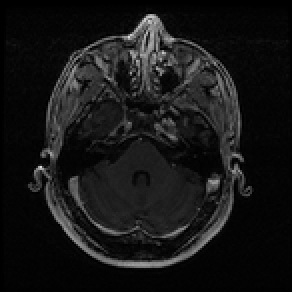
%> input picture HW5/mr1.png, 146 x 146 px, shrunk from 256 x 256 before the run (shown 2 times larger)
$ octave HW5_Problem1_main2.m   (GNU Octave 9; MATLAB toolbox functions it lacks are replaced by stand-ins)
%> lines starting %> are read from the running program, lines starting %| are printed output that depends on the picture
### HW5/joint_h.m
%Pratap Luitel
%ENGS 111
%Pratap Luitel
%
%This function computes and returns a joint histogram from two images
%of same size. The input images should be of type double, else an error
%will be thrown.

function h=joint_h(image_1,image_2)

if ~(isa(image_1,'double') && isa(image_2,'double'))
    error('Input images must be of type double\n');
elseif ((max(image_1(:)) > 1) || (max(image_2(:)) > 1))
    error('Maximum value exceed 1 in image matrix\n');
elseif ((max(image_1(:)) < 0) || (max(image_2(:)) < 0))
    error('Minimum value is less than 0 in image matrix\n');
end


rows=size(image_1,1);
cols=size(image_1,2);

noOfBins=100;

h=zeros(noOfBins,noOfBins);

%bins
bins = 0:(1/noOfBins):1;

%the last bin(11th) includes any number equal to one
%so have all the elements less than 1
image_1(image_1 > 0.95) = 0.95;
image_2(image_2 > 0.95) = 0.95;
%find which bin each element in x falls to
[~,binIndexImg1] = histc(image_1,bins); %image1
[~,binIndexImg2] = histc(image_2,bins); %image2


for i=1:noOfBins;    %  col
  for j=1:noOfBins;   %   rows
    h(binIndexImg1(i,j),binIndexImg2(i,j))=...
        h(binIndexImg1(i,j),binIndexImg2(i,j))+1;
  end
end

### HW5/micomp.m
%Pratap Luitel
%ENGS 111
%HW 5, Problem 1
%
%This function takes two images, computes and returns
%the mutual information based on the joint entropy function
%joint_h.m
%
%Note: Code adapted from ENGS 111 at Dartmouth, Spring 15(Professor Hartov)
%

function [MI, jointHist]=MI2(image_1,image_2)

jointHist=joint_h(image_1,image_2); % calculating joint histogram for two images
jointHist=jointHist/sum(jointHist(:)); % normalized joint histogram
y_marg=sum(jointHist,2); %sum of the rows of normalized joint histogram
x_marg=sum(jointHist);%sum of columns of normalized joint histogran

index=find(y_marg~=0);  % Avoid computing log(0)
Hy=-sum(y_marg(index) .* log2(y_marg(index)));
index=find(x_marg~=0);
Hx=-sum(x_marg(index) .* log2(x_marg(index)));
h_xy = -sum(sum(jointHist.*(log2(jointHist+(jointHist==0))))); % joint entropy
MI = Hx + Hy - h_xy;% Mutual information

### HW5/HW5_Problem1_main2.m
%Pratap Luitel
%ENGS 111
%HW 5, Problem 1
%
% This script times the micomp function with image 1 and image 2 for 50
% loops.
%
filename1 = 'mr1.png';
filename2 = 'mr2.png';

image_1 = im2double(imread(filename1)); %convert to double
%> image_1: size 146x146 double; min 0, max 0.871, mean 0.0881
image_2 = im2double(imread(filename2)); %convert to double
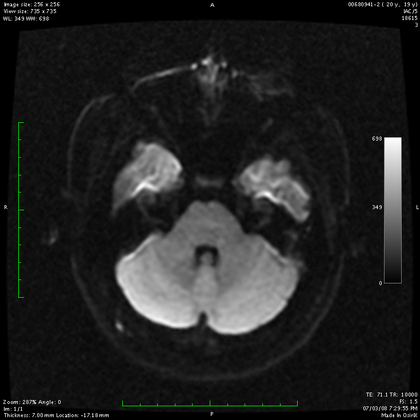
%> input picture HW5/mr2.png, 420 x 420 px, shrunk from 735 x 735 before the run

tic
for i = 1:50
    micomp(image_1,image_2);
end
%> this loop made 50 passes
%> pass 1, in MI2, `jointHist=joint_h(image_1,image_2);`:
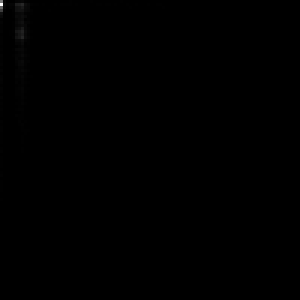
%> jointHist: size 100x100 double (shown 3 times larger); min 0, max 1162, mean 1; drawn with min black and max white
toc
